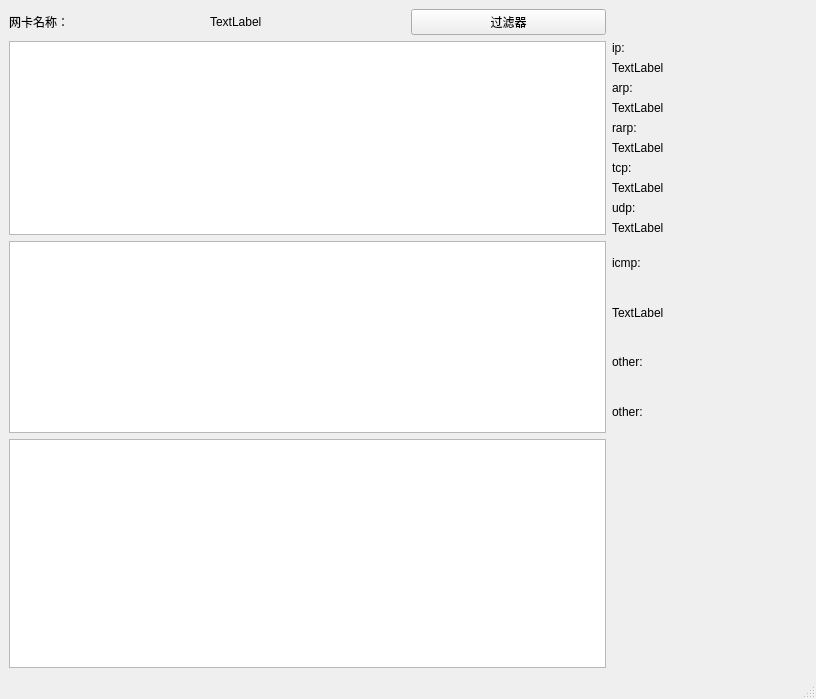
<?xml version="1.0" encoding="UTF-8"?>
<ui version="4.0">
 <class>Date</class>
 <widget class="QMainWindow" name="Date">
  <property name="geometry">
   <rect>
    <x>0</x>
    <y>0</y>
    <width>816</width>
    <height>699</height>
   </rect>
  </property>
  <property name="windowTitle">
   <string>MainWindow</string>
  </property>
  <widget class="QWidget" name="centralwidget">
   <layout class="QGridLayout" name="gridLayout">
    <item row="0" column="0">
     <widget class="QLabel" name="label">
      <property name="text">
       <string>网卡名称：</string>
      </property>
     </widget>
    </item>
    <item row="0" column="1">
     <widget class="QLabel" name="label_2">
      <property name="text">
       <string>TextLabel</string>
      </property>
     </widget>
    </item>
    <item row="0" column="2">
     <widget class="QPushButton" name="pushButton">
      <property name="text">
       <string>过滤器</string>
      </property>
     </widget>
    </item>
    <item row="1" column="0" rowspan="10" colspan="3">
     <widget class="QTableWidget" name="tableWidget"/>
    </item>
    <item row="1" column="3">
     <widget class="QLabel" name="label_3">
      <property name="text">
       <string>ip:</string>
      </property>
     </widget>
    </item>
    <item row="2" column="3">
     <widget class="QLabel" name="label_ip">
      <property name="text">
       <string>TextLabel</string>
      </property>
     </widget>
    </item>
    <item row="3" column="3">
     <widget class="QLabel" name="label_6">
      <property name="text">
       <string>arp:</string>
      </property>
     </widget>
    </item>
    <item row="4" column="3">
     <widget class="QLabel" name="label_arp">
      <property name="text">
       <string>TextLabel</string>
      </property>
     </widget>
    </item>
    <item row="5" column="3">
     <widget class="QLabel" name="label_8">
      <property name="text">
       <string>rarp:</string>
      </property>
     </widget>
    </item>
    <item row="6" column="3">
     <widget class="QLabel" name="label_rarp">
      <property name="text">
       <string>TextLabel</string>
      </property>
     </widget>
    </item>
    <item row="7" column="3">
     <widget class="QLabel" name="label_10">
      <property name="text">
       <string>tcp:</string>
      </property>
     </widget>
    </item>
    <item row="8" column="3">
     <widget class="QLabel" name="label_tcp">
      <property name="text">
       <string>TextLabel</string>
      </property>
     </widget>
    </item>
    <item row="9" column="3">
     <widget class="QLabel" name="label_12">
      <property name="text">
       <string>udp:</string>
      </property>
     </widget>
    </item>
    <item row="10" column="3">
     <widget class="QLabel" name="label_udp">
      <property name="text">
       <string>TextLabel</string>
      </property>
     </widget>
    </item>
    <item row="11" column="0" rowspan="4" colspan="3">
     <widget class="QTextEdit" name="textEdit"/>
    </item>
    <item row="11" column="3">
     <widget class="QLabel" name="label_14">
      <property name="text">
       <string>icmp:</string>
      </property>
     </widget>
    </item>
    <item row="12" column="3">
     <widget class="QLabel" name="label_icmp">
      <property name="text">
       <string>TextLabel</string>
      </property>
     </widget>
    </item>
    <item row="13" column="3">
     <widget class="QLabel" name="label_16">
      <property name="text">
       <string>other:</string>
      </property>
     </widget>
    </item>
    <item row="14" column="3">
     <widget class="QLabel" name="label_o">
      <property name="text">
       <string>other:</string>
      </property>
     </widget>
    </item>
    <item row="15" column="0" colspan="3">
     <widget class="QListWidget" name="listWidget"/>
    </item>
   </layout>
  </widget>
  <widget class="QMenuBar" name="menubar">
   <property name="geometry">
    <rect>
     <x>0</x>
     <y>0</y>
     <width>816</width>
     <height>23</height>
    </rect>
   </property>
  </widget>
  <widget class="QStatusBar" name="statusbar"/>
 </widget>
 <resources/>
 <connections/>
</ui>
